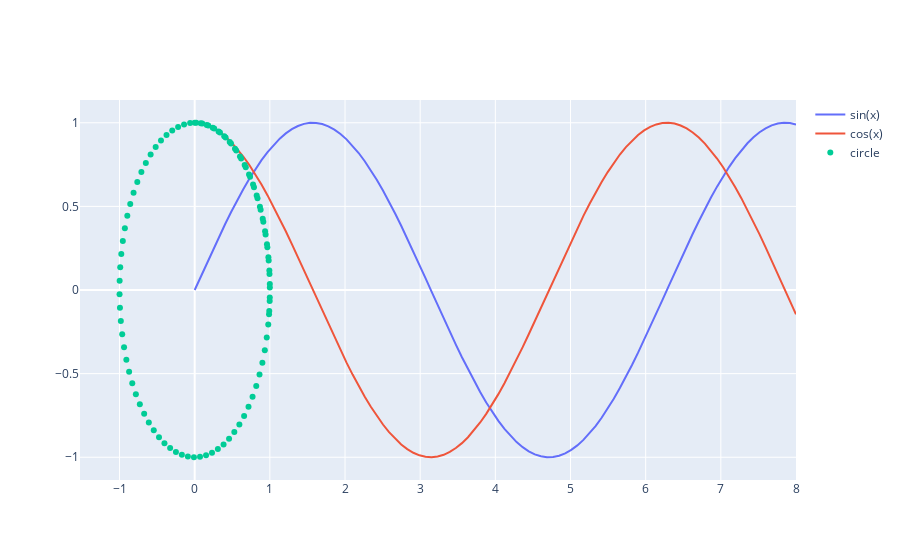

The notebook cell saved with this chart:
### Markdown cell above
Визуализируем данные:

### Code cell
fig = go.Figure()

fig.add_traces([go.Scatter(x=X, y=y_sin, mode='lines', name="sin(x)"),
                go.Scatter(x=X, y=y_cos, mode='lines', name="cos(x)"),
                go.Scatter(x=y_sin, y=y_cos, mode='markers', name="circle")])

fig.show()
